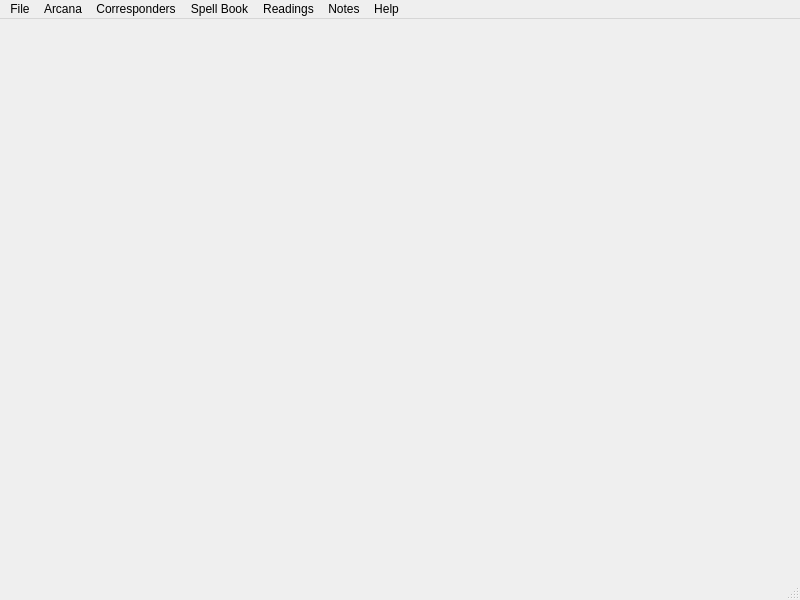
<?xml version="1.0" encoding="UTF-8"?>
<ui version="4.0">
 <class>MainWindow</class>
 <widget class="QMainWindow" name="MainWindow">
  <property name="geometry">
   <rect>
    <x>0</x>
    <y>0</y>
    <width>800</width>
    <height>600</height>
   </rect>
  </property>
  <property name="windowTitle">
   <string>MainWindow</string>
  </property>
  <property name="windowIcon">
   <iconset>
    <normaloff>icons/book.png</normaloff>icons/book.png</iconset>
  </property>
  <widget class="QWidget" name="centralwidget"/>
  <widget class="QMenuBar" name="menubar">
   <property name="geometry">
    <rect>
     <x>0</x>
     <y>0</y>
     <width>800</width>
     <height>18</height>
    </rect>
   </property>
   <widget class="QMenu" name="menuFile">
    <property name="title">
     <string>File</string>
    </property>
    <addaction name="actionSettinga"/>
    <addaction name="separator"/>
    <addaction name="actionQuit"/>
   </widget>
   <widget class="QMenu" name="menuRunestones">
    <property name="title">
     <string>Arcana</string>
    </property>
    <addaction name="actionRunestones"/>
    <addaction name="actionTarot_Cards"/>
    <addaction name="actionCrystals"/>
   </widget>
   <widget class="QMenu" name="menuMinor">
    <property name="title">
     <string>Corresponders</string>
    </property>
    <addaction name="actionAnimals"/>
    <addaction name="actionColours"/>
    <addaction name="actionGods"/>
    <addaction name="actionHerbs"/>
    <addaction name="actionPlanets"/>
    <addaction name="actionPolarity"/>
    <addaction name="actionTrees"/>
    <addaction name="actionZodiac"/>
   </widget>
   <widget class="QMenu" name="menuSpell_Book">
    <property name="title">
     <string>Spell Book</string>
    </property>
   </widget>
   <widget class="QMenu" name="menuNotes">
    <property name="title">
     <string>Readings</string>
    </property>
   </widget>
   <widget class="QMenu" name="menuNotes_2">
    <property name="title">
     <string>Notes</string>
    </property>
   </widget>
   <widget class="QMenu" name="menuHelp">
    <property name="title">
     <string>Help</string>
    </property>
    <addaction name="actionAbout"/>
    <addaction name="actionAbout_Qt"/>
   </widget>
   <addaction name="menuFile"/>
   <addaction name="menuRunestones"/>
   <addaction name="menuMinor"/>
   <addaction name="menuSpell_Book"/>
   <addaction name="menuNotes"/>
   <addaction name="menuNotes_2"/>
   <addaction name="menuHelp"/>
  </widget>
  <widget class="QStatusBar" name="statusbar"/>
  <action name="actionQuit">
   <property name="text">
    <string>Quit</string>
   </property>
  </action>
  <action name="actionRunestones">
   <property name="text">
    <string>Runestones</string>
   </property>
  </action>
  <action name="actionTarot_Cards">
   <property name="text">
    <string>Tarot Cards</string>
   </property>
  </action>
  <action name="actionCrystals">
   <property name="text">
    <string>Crystals</string>
   </property>
  </action>
  <action name="actionColours">
   <property name="text">
    <string>Colours</string>
   </property>
  </action>
  <action name="actionGods">
   <property name="text">
    <string>Gods</string>
   </property>
  </action>
  <action name="actionHerbs">
   <property name="text">
    <string>Herbs</string>
   </property>
  </action>
  <action name="actionPlanets">
   <property name="text">
    <string>Planets</string>
   </property>
  </action>
  <action name="actionPolarity">
   <property name="text">
    <string>Polarity</string>
   </property>
  </action>
  <action name="actionTrees">
   <property name="text">
    <string>Trees</string>
   </property>
  </action>
  <action name="actionZodiac">
   <property name="text">
    <string>Zodiac</string>
   </property>
  </action>
  <action name="actionSettinga">
   <property name="text">
    <string>Settings</string>
   </property>
  </action>
  <action name="actionAnimals">
   <property name="text">
    <string>Animals</string>
   </property>
  </action>
  <action name="actionAbout">
   <property name="text">
    <string>About</string>
   </property>
  </action>
  <action name="actionAbout_Qt">
   <property name="text">
    <string>About Qt</string>
   </property>
  </action>
 </widget>
 <resources/>
 <connections/>
</ui>
